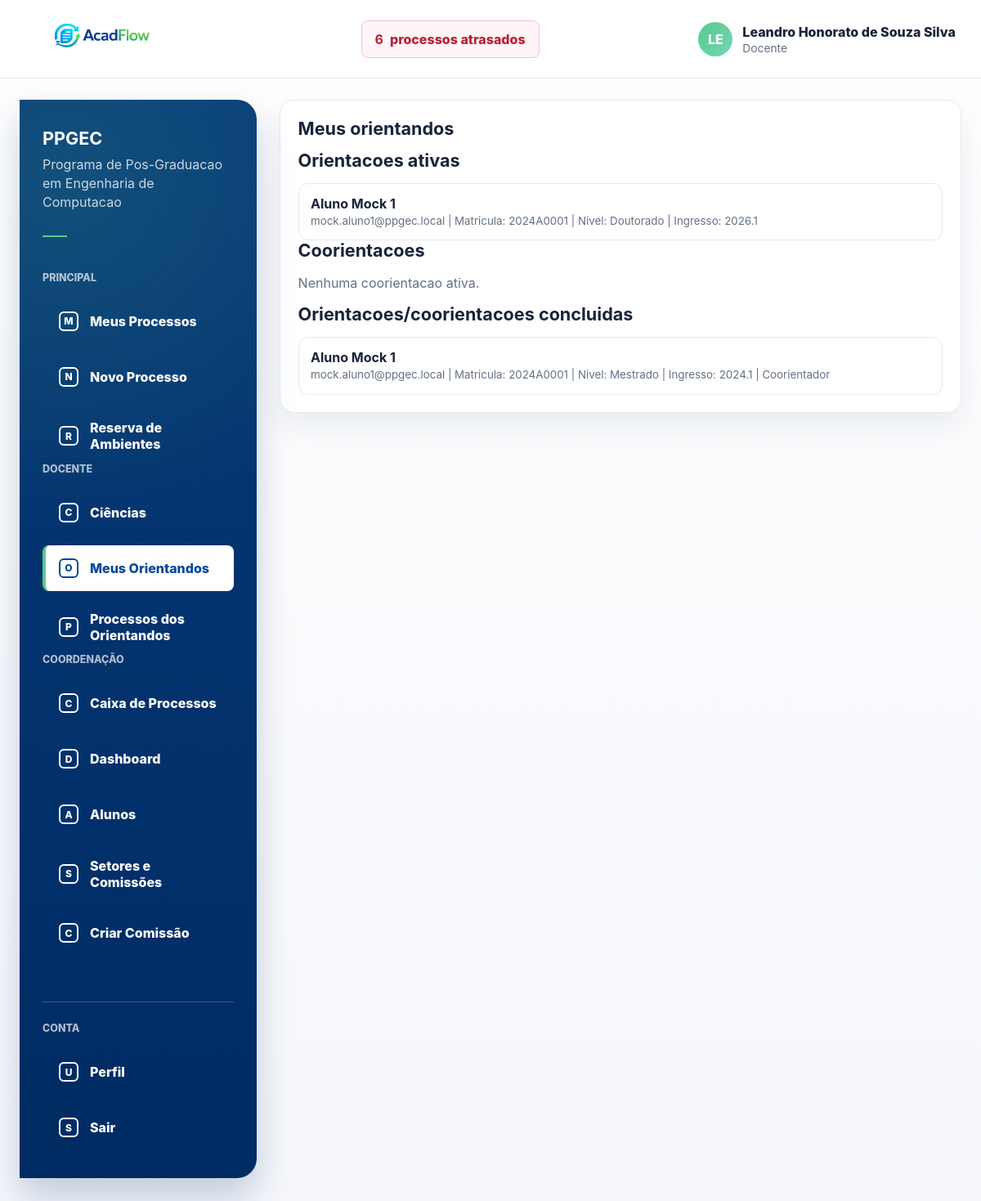
The page /menu/meus-orientandos/ (signed in) on the database as committed earlier.
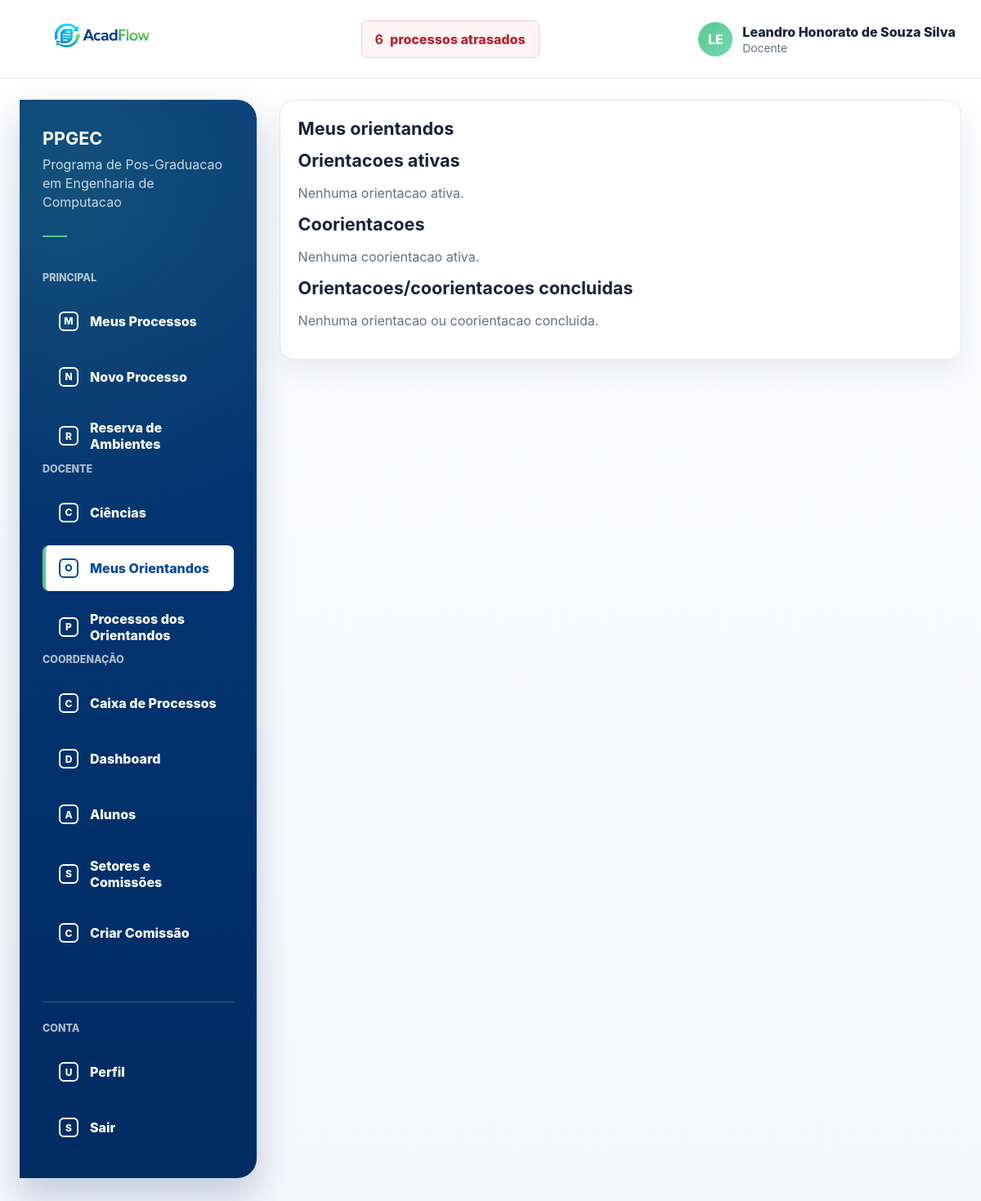
The same page on the database as committed later.
### processos/models.py (models this page shows, shortened)
class TrajetoriaAcademica(models.Model):
    class Status(models.TextChoices):
        ATIVA = "ATIVA", "Ativa"
        CONCLUIDA = "CONCLUIDA", "Concluida"
        DESLIGADA = "DESLIGADA", "Desligada"
        TRANCADA = "TRANCADA", "Trancado"
    aluno = models.ForeignKey(Aluno, on_delete=models.CASCADE, related_name="trajetorias")
    nivel_curso = models.CharField(max_length=10, choices=Aluno.NivelCurso.choices)
    status = models.CharField(max_length=15, choices=Status.choices, default=Status.ATIVA)
    ingresso = models.CharField(max_length=6, validators=[Aluno.semestre_validator])
    prazo_qualificacao = models.CharField(max_length=6, blank=True, validators=[Aluno.semestre_validator])
    prazo_defesa = models.CharField(max_length=6, blank=True, validators=[Aluno.semestre_validator])
    orientador = models.ForeignKey(
        settings.AUTH_USER_MODEL,
        on_delete=models.SET_NULL,
        null=True,
        blank=True,
        related_name="trajetorias_orientadas",
        limit_choices_to={"tipo_usuario": User.TipoUsuario.DOCENTE},
    )
    coorientador = models.ForeignKey(
        settings.AUTH_USER_MODEL,
        on_delete=models.SET_NULL,
        null=True,
        blank=True,
        related_name="trajetorias_coorientadas",
        limit_choices_to={"tipo_usuario": User.TipoUsuario.DOCENTE},
    )
    coorientador_externo_nome = models.CharField(max_length=255, blank=True)
    coorientador_externo_email = models.EmailField(blank=True)
    coorientador_externo_instituicao = models.CharField(max_length=255, blank=True)
    isQualificado = models.BooleanField(default=False)
    numero_defesa = models.CharField(max_length=80, blank=True)
    data_defesa = models.DateField(null=True, blank=True)
    deposito_versao_final = models.BooleanField(default=False)
    reingressante = models.BooleanField(default=False)
    criado_em = models.DateTimeField(auto_now_add=True)
    atualizado_em = models.DateTimeField(auto_now=True)
    class Meta:
        ordering = ["-criado_em"]

class User(AbstractUser):
    class TipoUsuario(models.TextChoices):
        ALUNO = "ALUNO", "Aluno"
        DOCENTE = "DOCENTE", "Docente"
        SERVIDOR = "SERVIDOR", "Servidor"
    username = None
    first_name = None
    last_name = None
    nome = models.CharField(max_length=255)
    email = models.EmailField(unique=True)
    polo_atuacao = models.ForeignKey(
        "Polo",
        on_delete=models.SET_NULL,
        null=True,
        blank=True,
        related_name="servidores",
    )
    tipo_usuario = models.CharField(
        max_length=20,
        choices=TipoUsuario.choices,
        default=TipoUsuario.SERVIDOR,
    )
    USERNAME_FIELD = "email"
    REQUIRED_FIELDS = ["nome"]
    objects = UserManager()
    class Meta:
        ordering = ["nome", "email"]

class Aluno(User):
    class NivelCurso(models.TextChoices):
        MESTRADO = "MESTRADO", "Mestrado"
        DOUTORADO = "DOUTORADO", "Doutorado"
    class StatusAluno(models.TextChoices):
        ATIVO = "ATIVO", "Ativo"
        DESLIGADO = "DESLIGADO", "Desligado"
        DEFENDEU = "DEFENDEU", "Defendeu"
    semestre_validator = RegexValidator(
        regex=r"^\d{4}\.[12]$",
        message="Informe no formato YYYY.1 ou YYYY.2.",
    )
    status_aluno = models.CharField(
        max_length=12,
        choices=StatusAluno.choices,
        default=StatusAluno.ATIVO,
    )
    matricula = models.CharField(max_length=50, blank=True)
    class Meta:
        verbose_name = "Aluno"
        verbose_name_plural = "Alunos"

### processos/views.py (the view)
# urls.py: path("menu/meus-orientandos/", menu_meus_orientandos_view, name="menu_meus_orientandos"),
@login_required
def menu_meus_orientandos_view(request):
    if request.user.tipo_usuario != User.TipoUsuario.DOCENTE:
        raise PermissionDenied("Acesso restrito a docentes.")
    orientacoes_ativas = TrajetoriaAcademica.objects.select_related("aluno", "orientador").filter(
        orientador=request.user,
        status=TrajetoriaAcademica.Status.ATIVA,
    ).order_by("aluno__nome")
    coorientacoes_ativas = TrajetoriaAcademica.objects.select_related("aluno", "orientador").filter(
        coorientador=request.user,
        status=TrajetoriaAcademica.Status.ATIVA,
    ).order_by("aluno__nome")
    vinculos_concluidos = (
        TrajetoriaAcademica.objects.select_related("aluno", "orientador", "coorientador")
        .filter(status=TrajetoriaAcademica.Status.CONCLUIDA)
        .filter(Q(orientador=request.user) | Q(coorientador=request.user))
        .order_by("aluno__nome")
    )
    return render(
        request,
        "processos/menu_meus_orientandos.html",
        {
            "orientacoes_ativas": orientacoes_ativas,
            "coorientacoes_ativas": coorientacoes_ativas,
            "vinculos_concluidos": vinculos_concluidos,
            "is_coordenador": _is_coordenador(request.user),
            "has_gestao_access": _has_gestao_access(request.user),
            "can_view_dashboard": _can_view_dashboard(request.user),
            "can_view_processos": _can_view_processos(request.user),
            "can_view_caixa": _can_view_caixa(request.user),
            "show_side_menu": True,
            "side_menu_title": "Menu",
            "side_menu_items": _menu_lateral_home(request.user),
        },
    )

### processos/context_processors.py (called while the page is built)
def processos_atrasados(request):
    if not request.user.is_authenticated:
        return {}
    return {
        "processos_atrasados_count": processos_atrasados_queryset(request.user).count(),
        "processos_atrasados_url": processos_atrasados_url(request.user),
    }

def _is_docente(user):
    return user.is_authenticated and user.tipo_usuario == User.TipoUsuario.DOCENTE

def _is_servidor(user):
    return user.is_authenticated and user.tipo_usuario == User.TipoUsuario.SERVIDOR

def _is_coordenador(user):
    if not _is_docente(user):
        return False
    try:
        return bool(user.docente.coordenador)
    except Docente.DoesNotExist:
        return False

def _has_gestao_access(user):
    return _is_coordenador(user) or _is_servidor(user)

def _can_view_processos(user):
    return _is_coordenador(user) or _is_servidor(user)

def _can_view_caixa(user):
    return (
        _is_servidor(user)
        or SetorMembro.objects.filter(usuario=user, data_saida__isnull=True, setor__ativo=True).exists()
    )

def _has_setor_membership(user):
    return SetorMembro.objects.filter(usuario=user, data_saida__isnull=True, setor__ativo=True).exists()

### templates/processos/menu_meus_orientandos.html (shortened to what this page needs)
{% extends "base.html" %}
{% block content %}
<section class="card">
    <h1 class="section-title">Meus orientandos</h1>
    <h2 class="section-title">Orientacoes ativas</h2>
    {% if orientacoes_ativas %}
        <ul class="list">
            {% for trajetoria in orientacoes_ativas %}
                <li>
                    <strong>{{ trajetoria.aluno.nome }}</strong><br>
                    <small class="muted">
                        {{ trajetoria.aluno.email }}
                        {% if trajetoria.aluno.matricula %} | Matricula: {{ trajetoria.aluno.matricula }}{% endif %}
                        | Nivel: {{ trajetoria.get_nivel_curso_display }}
                        | Ingresso: {{ trajetoria.ingresso }}
                    </small>
                </li>
            {% endfor %}
        </ul>
    {% else %}
        <p class="muted">Nenhuma orientacao ativa.</p>
    {% endif %}
    <h2 class="section-title">Coorientacoes</h2>
    {% if coorientacoes_ativas %}
        <ul class="list">
            {% for trajetoria in coorientacoes_ativas %}
                <li>
                    <strong>{{ trajetoria.aluno.nome }}</strong><br>
                    <small class="muted">
                        {{ trajetoria.aluno.email }}
                        {% if trajetoria.aluno.matricula %} | Matricula: {{ trajetoria.aluno.matricula }}{% endif %}
                        | Nivel: {{ trajetoria.get_nivel_curso_display }}
                        | Ingresso: {{ trajetoria.ingresso }}
                        | Coorientador
                        {% if trajetoria.orientador %} | Orientador: {{ trajetoria.orientador.nome }}{% endif %}
                    </small>
                </li>
            {% endfor %}
        </ul>
    {% else %}
        <p class="muted">Nenhuma coorientacao ativa.</p>
    {% endif %}
    <h2 class="section-title">Orientacoes/coorientacoes concluidas</h2>
    {% if vinculos_concluidos %}
        <ul class="list">
            {% for trajetoria in vinculos_concluidos %}
                <li>
                    <strong>{{ trajetoria.aluno.nome }}</strong><br>
                    <small class="muted">
                        {{ trajetoria.aluno.email }}
                        {% if trajetoria.aluno.matricula %} | Matricula: {{ trajetoria.aluno.matricula }}{% endif %}
                        | Nivel: {{ trajetoria.get_nivel_curso_display }}
                        | Ingresso: {{ trajetoria.ingresso }}
                        |
                        {% if trajetoria.orientador_id == user.id and trajetoria.coorientador_id == user.id %}
                            Orientador e coorientador
                        {% elif trajetoria.orientador_id == user.id %}
                            Orientador
                        {% elif trajetoria.coorientador_id == user.id %}
                            Coorientador
                        {% endif %}
                    </small>
                </li>
            {% endfor %}
        </ul>
    {% else %}
        <p class="muted">Nenhuma orientacao ou coorientacao concluida.</p>
    {% endif %}
</section>
{% endblock %}

### templates/base.html (shortened to what this page needs)
{% load static %}
<!doctype html>
<html lang="pt-BR">
<head>
    <link rel="stylesheet" href="{% static 'css/app.css' %}">
</head>
<body>
<div class="app-shell">
    {% if user.is_authenticated %}
        <header class="topbar">
            <div class="container topbar-content">
                <a class="brand" href="{% url 'home' %}" aria-label="AcadFlow">
                    <img class="brand-logo" src="{% static 'img/acadflow-logo.png' %}" alt="AcadFlow">
                </a>
                <a class="overdue-link" href="{{ processos_atrasados_url }}">
                    <strong>{{ processos_atrasados_count|default:0 }}</strong>
                    <span>processos atrasados</span>
                </a>
                <details class="user-menu">
                    <summary class="user-chip">
                        <span class="avatar" aria-hidden="true">{{ user.nome|default:user.email|slice:":2"|upper }}</span>
                        <span class="user-meta">
                            <span class="user-name">{{ user.nome }}</span>
                            <span class="user-role">{{ user.get_tipo_usuario_display }}</span>
                        </span>
                    </summary>
                </details>
            </div>
        </header>
    {% endif %}
    <main class="main-area">
        <div class="container">
            {% if user.is_authenticated %}
                <div class="layout">
                    <aside class="sidebar" aria-label="Menu principal">
                        <div class="sidebar-program">
                            <strong>PPGEC</strong>
                            <span>Programa de Pos-Graduacao em Engenharia de Computacao</span>
                            <span class="sidebar-rule"></span>
                        </div>
                        {% for section in nav_menu_sections %}
                            <p class="sidebar-label">{{ section.label }}</p>
                            <ul class="side-menu">
                                {% for item in section.items %}
                                    <li>
                                        <a class="{% if request.resolver_match.url_name in item.url_names %}is-active{% endif %}" href="{{ item.href }}">
                                            <span class="side-icon">{{ item.icon }}</span>
                                            {{ item.label }}
                                        </a>
                                    </li>
                                {% endfor %}
                            </ul>
                        {% endfor %}
                        <div class="sidebar-footer">
                            <p class="sidebar-label">Conta</p>
                            <ul class="side-menu">
                                <li>
                                    <a class="{% if request.resolver_match.url_name == 'me' %}is-active{% endif %}" href="{% url 'me' %}">
                                        <span class="side-icon">U</span>
                                        Perfil
                                    </a>
                                </li>
                                <li>
                                    <form method="post" action="{% url 'logout' %}" class="side-form">
                                        <button type="submit">
                                            <span class="side-icon">S</span>
                                            Sair
                                        </button>
                                    </form>
                                </li>
                            </ul>
                        </div>
                    </aside>
                    <section class="content-area">
            {% endif %}
            {% block content %}{% endblock %}
            {% if user.is_authenticated %}
                    </section>
                </div>
            {% endif %}
        </div>
    </main>
</div>
</body>
</html>

Rows that differ between the two databases and show on the page:
removed TrajetoriaAcademica: aluno.nome "Aluno Mock 1", aluno.email "mock.aluno1@ppgec.local", aluno.matricula "2024A0001", nivel_curso "Doutorado", ingresso "2026.1", shown under "Orientacoes ativas"
removed TrajetoriaAcademica: aluno.nome "Aluno Mock 1", aluno.email "mock.aluno1@ppgec.local", aluno.matricula "2024A0001", nivel_curso "Mestrado", ingresso "2024.1", shows "Coorientador", shown under "Orientacoes/coorientacoes concluidas"
Other text that changed with them:
text now shown: "Nenhuma orientacao ativa. Nenhuma orientacao ou coorientacao concluida."
